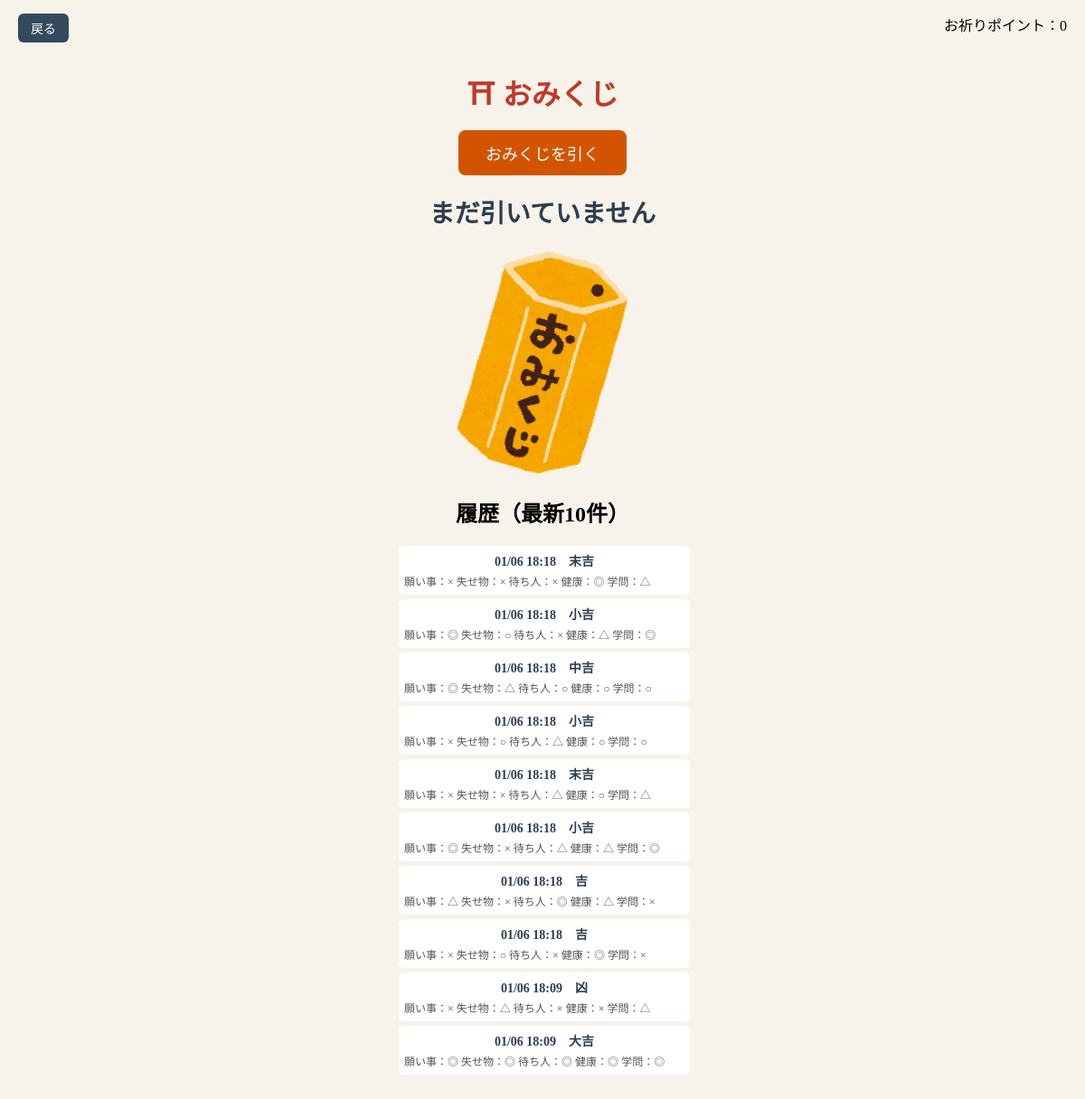
The app's page /omikuji with its own data.
### models/omikuji.py (models this page shows)
class OmikujiHistory(BaseModel):
    fortune = CharField()
    wish = CharField()
    lost = CharField()
    wait = CharField()
    health = CharField()
    study = CharField()
    created_at = DateTimeField(default=datetime.now)

### routes/omikuji.py (the view)
@omikuji_bp.route('/omikuji')
def omikuji_page():
    history = (
        OmikujiHistory
        .select()
        .order_by(OmikujiHistory.created_at.desc())
        .limit(10)
    )
    return render_template('omikuji.html', history=history, point=0)

### templates/omikuji.html (shortened to what this page needs)
<!DOCTYPE html>
<html lang="ja">
<head>
    <link rel="stylesheet" href="{{ url_for('static', filename='omikuji.css') }}">
</head>
<body>
<h1>⛩ おみくじ</h1>
<div id="top-left">
    <button id="back-btn" onclick="history.back()">戻る</button>
</div>
<div id="top-right">
    お祈りポイント：<span id="point">{{ point }}</span>
</div>
<button id="draw-btn">おみくじを引く</button>
<div id="result">まだ引いていません</div>
<div id="box">
    <img src="{{ url_for('static', filename='omikuji_box.png') }}"
        alt="おみくじ箱"
        id="box-img">
</div>
<h2>履歴（最新10件）</h2>
<ul id="history">
    {% for h in history %}
        <li class="history-item">
            <div class="history-time">
                {{ h.created_at.strftime('%m/%d %H:%M') }}　{{ h.fortune }}
            </div>
            <div class="history-detail">
                願い事：{{ h.wish }}
                失せ物：{{ h.lost }}
                待ち人：{{ h.wait }}
                健康：{{ h.health }}
                学問：{{ h.study }}
            </div>
        </li>
    {% endfor %}
</ul>
</body>
</html>

### static/omikuji.css (style rules this page uses)
body { font-family: "Yu Mincho", serif; background: #f7f3ea; text-align: center; padding: 40px; }
h1 { color: #c0392b; margin-bottom: 10px; }
#draw-btn { font-size: 18px; padding: 12px 30px; background: #d35400; color: white; border: none; border-radius: 8px; cursor: pointer; }
#result { margin-top: 20px; font-size: 28px; font-weight: bold; color: #2c3e50; }
#history { list-style: none; padding: 0; max-width: 300px; margin: 0 auto; }
#history li { background: white; margin: 5px; padding: 6px; border-radius: 5px; font-size: 14px; }
#box { font-size: 80px; cursor: pointer; }
#top-left { position: fixed; top: 15px; left: 20px; }
#back-btn { padding: 6px 14px; font-size: 14px; background: #34495e; color: white; border: none; border-radius: 6px; cursor: pointer; }
#top-right { position: fixed; top: 15px; right: 20px; font-size: 16px; }
#box { margin: 20px auto; width: 200px; cursor: pointer; }
#box-img { width: 100%; display: block; }
.history-item { background: white; width: 310px; padding: 10px 14px; border-radius: 8px; position: relative; left: 49%; transform: translateX(-50%); overflow: hidden; white-space: nowrap; }
.history-time { font-weight: bold; color: #2c3e50; margin-bottom: 4px; }
.history-detail { display: flex; justify-content: space-between; align-items: center; font-size: 12px; color: #555; white-space: nowrap; overflow: hidden; text-overflow: ellipsis; }

### records on screen
OmikujiHistory: created_at "01/06 18:18", fortune "末吉", wish "×", lost "×", wait "×", health "◎", study "△"
OmikujiHistory: created_at "01/06 18:18", fortune "小吉", wish "◎", lost "○", wait "×", health "△", study "◎"
OmikujiHistory: created_at "01/06 18:18", fortune "中吉", wish "◎", lost "△", wait "○", health "○", study "○"
OmikujiHistory: created_at "01/06 18:18", fortune "小吉", wish "×", lost "○", wait "△", health "○", study "○"
OmikujiHistory: created_at "01/06 18:18", fortune "末吉", wish "×", lost "×", wait "△", health "○", study "△"
OmikujiHistory: created_at "01/06 18:18", fortune "小吉", wish "◎", lost "×", wait "△", health "△", study "◎"
OmikujiHistory: created_at "01/06 18:18", fortune "吉", wish "△", lost "×", wait "◎", health "△", study "×"
OmikujiHistory: created_at "01/06 18:18", fortune "吉", wish "×", lost "○", wait "×", health "◎", study "×"
OmikujiHistory: created_at "01/06 18:09", fortune "凶", wish "×", lost "△", wait "×", health "×", study "△"
OmikujiHistory: created_at "01/06 18:09", fortune "大吉", wish "◎", lost "◎", wait "◎", health "◎", study "◎"

### other values on screen
{{ point }} "0"
